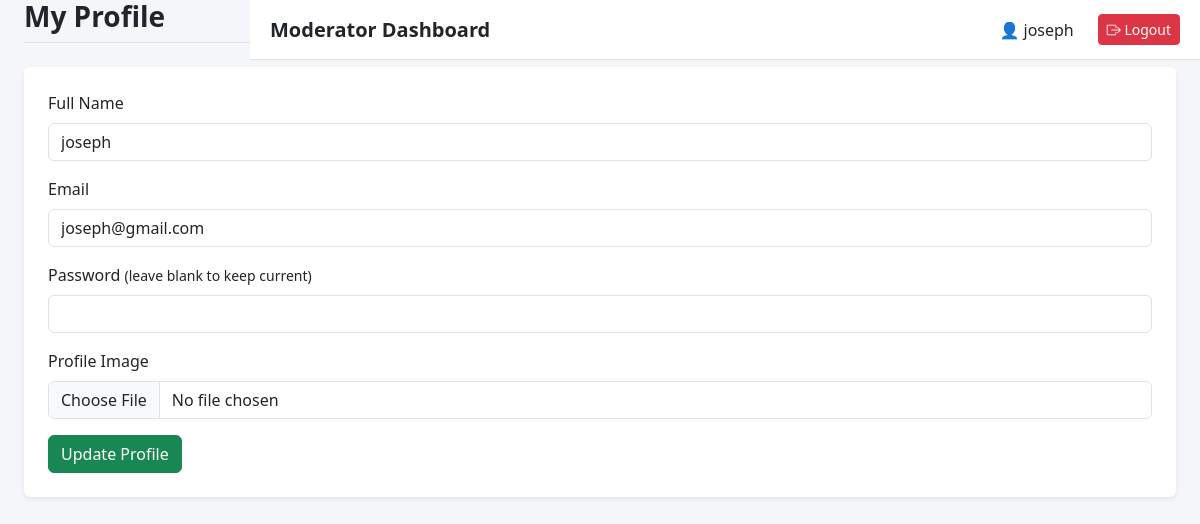
Screenshot of /moderator/profile.php (signed in) with the database file from the repository.
### tables this page shows
CREATE TABLE `moderators` (
  `moderator_id` int(11) NOT NULL,
  `name` varchar(100) NOT NULL,
  `email` varchar(100) NOT NULL,
  `password` varchar(255) NOT NULL,
  `role` enum('moderator') DEFAULT 'moderator',
  `created_at` timestamp NOT NULL DEFAULT current_timestamp(),
  `status` enum('active','inactive') NOT NULL DEFAULT 'active'
);

### moderator/profile.php (the view, shortened to what this page needs)
<?php
include_once 'includes/mod_header.php';
$moderator_id = $_SESSION['moderator_id'];
$moderator = $conn->query("SELECT * FROM moderators WHERE moderator_id=$moderator_id")->fetch_assoc();
?>
<div class="container-fluid px-4">
    <h3 class="fw-bold mb-4 text-dark border-bottom pb-2">My Profile</h3>
    <form method="POST" enctype="multipart/form-data" class="bg-white p-4 shadow-sm rounded">
        <div class="mb-3">
            <label class="form-label">Full Name</label>
            <input type="text" name="full_name" class="form-control" value="<?= htmlspecialchars($moderator['name']); ?>" required>
        </div>
        <div class="mb-3">
            <label class="form-label">Email</label>
            <input type="email" name="email" class="form-control" value="<?= htmlspecialchars($moderator['email']); ?>" required>
        </div>
        <div class="mb-3">
            <label class="form-label">Password <small>(leave blank to keep current)</small></label>
            <input type="password" name="password" class="form-control">
        </div>
        <div class="mb-3">
            <label class="form-label">Profile Image</label>
            <input type="file" name="profile_image" class="form-control" accept="image/*">
        </div>
        <button type="submit" class="btn btn-success">Update Profile</button>
    </form>
</div>
<?php include_once 'includes/mod_footer.php'; ?>

### moderator/includes/mod_header.php (shortened to what this page needs)
<?php
require_once __DIR__ . '/../../includes/db.php';
$moderator_id = (int) $_SESSION['moderator_id'];
$moderator = null;
if (isset($conn)) {
    $stmt = $conn->prepare('SELECT moderator_id, name, email, role FROM moderators WHERE moderator_id = ? LIMIT 1');
    $stmt->bind_param('i', $moderator_id);
    $stmt->execute();
    $moderator = $stmt->get_result()->fetch_assoc() ?: null;
}
?>
<!doctype html>
<html lang="en">
<head>
<link href="https://cdn.jsdelivr.net/npm/bootstrap@5.3.3/dist/css/bootstrap.min.css" rel="stylesheet">
<link href="https://cdn.jsdelivr.net/npm/bootstrap-icons@1.11.3/font/bootstrap-icons.css" rel="stylesheet">
</head>
<body>
<div class="topbar d-flex justify-content-between align-items-center">
    <div class="d-flex align-items-center gap-2">
        <h5 class="mb-0 fw-bold text-dark">Moderator Dashboard</h5>
    </div>
    <div class="d-flex align-items-center gap-2">
        <span class="me-3 d-flex align-items-center">
            <?php $profile_img = "../uploads/profiles/moderator_$moderator_id.png"; if (file_exists($profile_img)): ?><img src="<?php echo $profile_img; ?>" alt="Profile" style="height: 30px; width: 30px; border-radius: 50%; margin-right: 5px;"><?php else: ?>👤<?php endif; ?>
            <?= htmlspecialchars($moderator['name']); ?>
        </span>
        <a href="../logout.php" class="btn btn-sm btn-danger"><i class="bi bi-box-arrow-right"></i> Logout</a>
    </div>
</div>

### moderator/includes/mod_header.php (style rules this page uses)
body { font-family: 'Segoe UI', Tahoma, Geneva, Verdana, sans-serif; background-color: #f5f6fa; margin: 0; padding: 0; }
.topbar { height: 60px; background: #fff; border-bottom: 1px solid #dee2e6; padding: 10px 20px; position: fixed; top: 0; left: 250px; right: 0; display: flex; justify-content: space-between; align-items: center; z-index: 1050; transition: left 0.3s ease; }

### rows the page displays
moderators: name "joseph", full_name "joseph", email "joseph@gmail.com"
